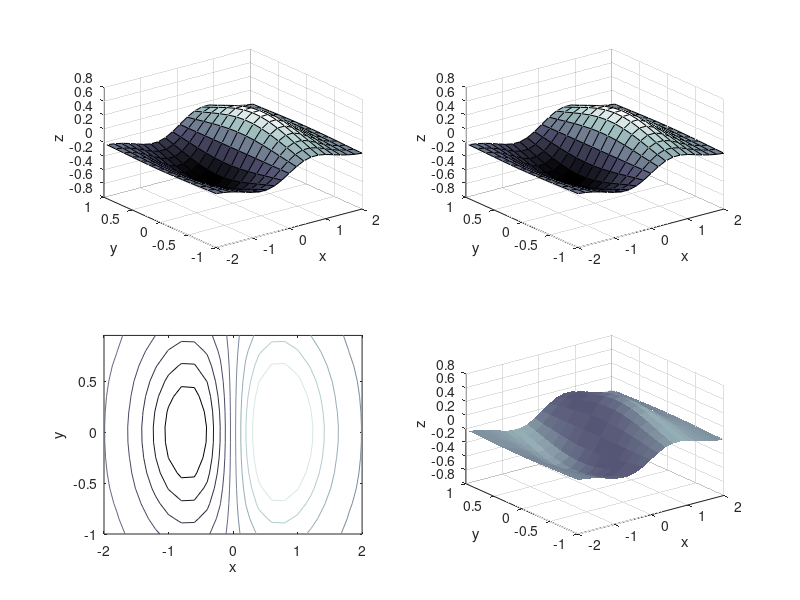

Recreate this plot in MATLAB.
figure;
[x, y] = meshgrid(-2:0.2:2, -1:0.15:1);
z = x .* exp(-x.^2 - y.^2);

subplot(2,2,1)
surf(x, y, z)
xlabel('x')
ylabel('y')
zlabel('z')
colormap(bone)

subplot(2,2,2)
surf(x, y, z)
xlabel('x')
ylabel('y')
zlabel('z')

subplot(2,2,3)
contour(x, y, z)
xlabel('x')
ylabel('y')
zlabel('z')

subplot(2,2,4)
surfl(x, y, z)
xlabel('x')
ylabel('y')
zlabel('z')
shading flat

